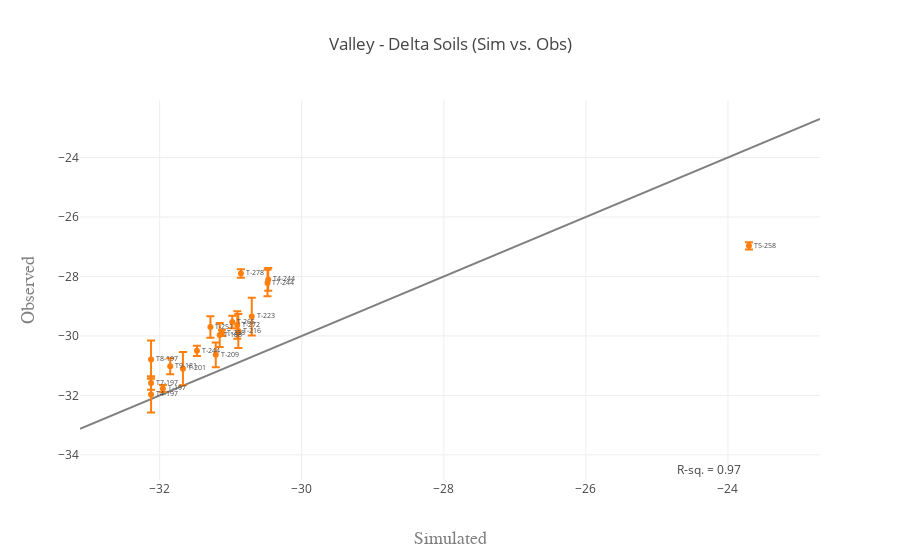

This figure's notebook cell:
### Code cell
df = delta_dat.loc[delta_dat['Transect'] == 'T']

data = [get_xy_line(df , test_var, delta=True), 
        get_scatter(df , test_var, sd)]

fig = go.Figure(data=data, layout=get_layout(df, test_var, title='Valley - Delta Soils (Sim vs. Obs)'))
iplot(fig)

### Figure 1 — Plotly figure (JSON) as saved in the notebook; plotly's stock layout.template omitted (floating-point values rounded to 4 significant figures)
{"data": [{"marker": {"color": "grey", "opacity": 0.9}, "mode": "lines", "type": "scatter", "x": [-33.12, -22.7], "y": [-33.12, -22.7]}, {"error_y": {"array": [0.6041, 0.3818, 0.1221, 0.2232, 0.4497, 0.6438, 0.267, 0.4041, 0.1155, 0.5568, 0.4163, 0.5686, 0.6364, 0.1732, 0.3606, 0.1, 0.2082, 0.4619, 0.1414], "symmetric": true, "type": "data"}, "mode": "markers+text", "text": ["T4-197", "T4-244", "T5-258", "T7-197", "T7-244", "T8-197", "T9-181", "T-188", "T-197", "T-201", "T-209", "T-216", "T-223", "T-244", "T-251", "T-258", "T-265", "T-272", "T-278"], "textfont": {"size": 7}, "textposition": "right", "type": "scatter", "x": [-32.12, -30.47, -23.7, -32.12, -30.48, -32.12, -31.85, -31.15, -31.95, -31.67, -31.21, -30.89, -30.7, -31.48, -31.29, -31.12, -30.98, -30.91, -30.86], "y": [-31.97, -28.1, -26.97, -31.58, -28.22, -30.8, -31.02, -29.97, -31.77, -31.1, -30.63, -29.83, -29.35, -30.5, -29.7, -29.9, -29.53, -29.63, -27.9]}], "layout": {"annotations": [{"showarrow": false, "text": "R-sq. = 0.97", "x": -24.27, "y": -34.49}], "showlegend": false, "title": "Valley - Delta Soils (Sim vs. Obs)", "xaxis": {"title": "Simulated", "titlefont": {"color": "#7f7f7f", "family": "Courier New, monospace", "size": 18}}, "yaxis": {"title": "Observed", "titlefont": {"color": "#7f7f7f", "family": "Courier New, monospace", "size": 18}}}}
